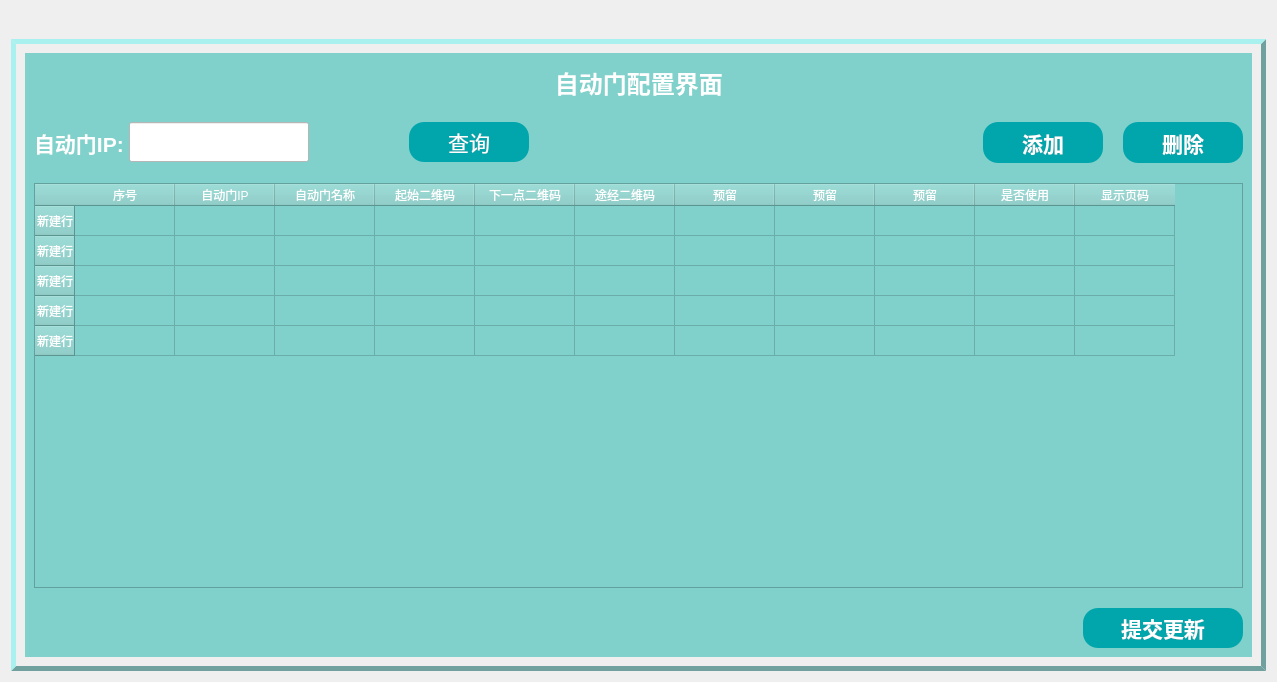
<?xml version="1.0" encoding="UTF-8"?>
<ui version="4.0">
 <class>system_door</class>
 <widget class="QWidget" name="system_door">
  <property name="geometry">
   <rect>
    <x>0</x>
    <y>0</y>
    <width>1277</width>
    <height>682</height>
   </rect>
  </property>
  <property name="windowTitle">
   <string>Form</string>
  </property>
  <layout class="QGridLayout" name="gridLayout">
   <item row="0" column="0">
    <widget class="QTabWidget" name="tabWidget">
     <property name="minimumSize">
      <size>
       <width>0</width>
       <height>300</height>
      </size>
     </property>
     <property name="font">
      <font>
       <family>Adobe Devanagari</family>
       <pointsize>15</pointsize>
       <weight>75</weight>
       <bold>true</bold>
      </font>
     </property>
     <property name="styleSheet">
      <string notr="true">QTabWidget::pane{
	border-width:5px;
	border-color:rgb(112, 161, 159);
	border-style: outset;
	background-color: rgb(132, 171, 208);
	background: transparent;
} 

QTabBar::tab{
	border-color:rgb(48, 104, 151);
	border-bottom-color: #00aa7f;
	border-top-left-radius: 10px;
	border-top-right-radius: 10px;
	max-width:30ex;
    min-width:30ex; 
	min-height:15px;
	font:18px Times New Roman;
	padding: 0px;
}
QTabBar::tab:hover{
	background:rgb(198, 197, 146);
    color:black;
}
QTabBar::tab:selected{
	border-color: black;
	background:green;
	color:white;
}
QTabWidget::tab-bar {
	border-top: 2px solid #E5E5E5;
	border-bottom: 2px solid #E5E5E5;
	border-left:1px solid #E5E5E5;
	alignment: left;
	font-size: 14px;
	background-color:#FFFFFF;
}</string>
     </property>
     <property name="currentIndex">
      <number>0</number>
     </property>
     <widget class="QWidget" name="tab_2">
      <attribute name="title">
       <string/>
      </attribute>
      <layout class="QGridLayout" name="gridLayout_2">
       <item row="0" column="0">
        <widget class="QWidget" name="widget_10" native="true">
         <property name="styleSheet">
          <string notr="true">background-color: rgb(128, 209, 203);</string>
         </property>
         <layout class="QGridLayout" name="gridLayout_17">
          <item row="0" column="0">
           <layout class="QVBoxLayout" name="verticalLayout_16" stretch="1,1,10,1">
            <property name="spacing">
             <number>20</number>
            </property>
            <item>
             <layout class="QHBoxLayout" name="horizontalLayout_55">
              <item>
               <spacer name="horizontalSpacer_30">
                <property name="orientation">
                 <enum>Qt::Horizontal</enum>
                </property>
                <property name="sizeHint" stdset="0">
                 <size>
                  <width>40</width>
                  <height>20</height>
                 </size>
                </property>
               </spacer>
              </item>
              <item>
               <widget class="QLabel" name="label_24">
                <property name="maximumSize">
                 <size>
                  <width>16777215</width>
                  <height>45</height>
                 </size>
                </property>
                <property name="font">
                 <font>
                  <pointsize>18</pointsize>
                  <weight>75</weight>
                  <bold>true</bold>
                 </font>
                </property>
                <property name="styleSheet">
                 <string notr="true">color:#ffffff</string>
                </property>
                <property name="text">
                 <string>   自动门配置界面   </string>
                </property>
               </widget>
              </item>
              <item>
               <spacer name="horizontalSpacer_31">
                <property name="orientation">
                 <enum>Qt::Horizontal</enum>
                </property>
                <property name="sizeHint" stdset="0">
                 <size>
                  <width>40</width>
                  <height>20</height>
                 </size>
                </property>
               </spacer>
              </item>
             </layout>
            </item>
            <item>
             <layout class="QHBoxLayout" name="horizontalLayout_56">
              <item>
               <layout class="QHBoxLayout" name="horizontalLayout_44" stretch="3,1">
                <property name="spacing">
                 <number>100</number>
                </property>
                <item>
                 <layout class="QHBoxLayout" name="horizontalLayout_50">
                  <property name="spacing">
                   <number>5</number>
                  </property>
                  <item>
                   <widget class="QLabel" name="label_68">
                    <property name="font">
                     <font>
                      <pointsize>16</pointsize>
                      <weight>75</weight>
                      <bold>true</bold>
                     </font>
                    </property>
                    <property name="styleSheet">
                     <string notr="true">color: white;  
</string>
                    </property>
                    <property name="text">
                     <string>自动门IP:</string>
                    </property>
                   </widget>
                  </item>
                  <item>
                   <widget class="QLineEdit" name="doorIP">
                    <property name="sizePolicy">
                     <sizepolicy hsizetype="Expanding" vsizetype="Preferred">
                      <horstretch>0</horstretch>
                      <verstretch>0</verstretch>
                     </sizepolicy>
                    </property>
                    <property name="minimumSize">
                     <size>
                      <width>180</width>
                      <height>30</height>
                     </size>
                    </property>
                    <property name="maximumSize">
                     <size>
                      <width>16777215</width>
                      <height>40</height>
                     </size>
                    </property>
                    <property name="font">
                     <font>
                      <pointsize>12</pointsize>
                     </font>
                    </property>
                    <property name="styleSheet">
                     <string notr="true">background-color: rgb(255, 255, 255);</string>
                    </property>
                    <property name="text">
                     <string/>
                    </property>
                    <property name="placeholderText">
                     <string/>
                    </property>
                   </widget>
                  </item>
                 </layout>
                </item>
                <item>
                 <widget class="QPushButton" name="query_door">
                  <property name="sizePolicy">
                   <sizepolicy hsizetype="Preferred" vsizetype="Preferred">
                    <horstretch>0</horstretch>
                    <verstretch>0</verstretch>
                   </sizepolicy>
                  </property>
                  <property name="minimumSize">
                   <size>
                    <width>120</width>
                    <height>40</height>
                   </size>
                  </property>
                  <property name="maximumSize">
                   <size>
                    <width>120</width>
                    <height>40</height>
                   </size>
                  </property>
                  <property name="font">
                   <font>
                    <pointsize>16</pointsize>
                   </font>
                  </property>
                  <property name="styleSheet">
                   <string notr="true">color: white;  
border: 2px groove gray;
border-radius:15px;border:none;
background-color: rgb(0, 166, 172);</string>
                  </property>
                  <property name="text">
                   <string>查询</string>
                  </property>
                 </widget>
                </item>
               </layout>
              </item>
              <item>
               <spacer name="horizontalSpacer_32">
                <property name="orientation">
                 <enum>Qt::Horizontal</enum>
                </property>
                <property name="sizeHint" stdset="0">
                 <size>
                  <width>40</width>
                  <height>20</height>
                 </size>
                </property>
               </spacer>
              </item>
              <item>
               <layout class="QHBoxLayout" name="horizontalLayout_59">
                <property name="spacing">
                 <number>20</number>
                </property>
                <item>
                 <widget class="QPushButton" name="add_door">
                  <property name="sizePolicy">
                   <sizepolicy hsizetype="Preferred" vsizetype="Preferred">
                    <horstretch>0</horstretch>
                    <verstretch>0</verstretch>
                   </sizepolicy>
                  </property>
                  <property name="minimumSize">
                   <size>
                    <width>120</width>
                    <height>40</height>
                   </size>
                  </property>
                  <property name="maximumSize">
                   <size>
                    <width>16777215</width>
                    <height>45</height>
                   </size>
                  </property>
                  <property name="font">
                   <font>
                    <pointsize>16</pointsize>
                    <weight>75</weight>
                    <bold>true</bold>
                   </font>
                  </property>
                  <property name="styleSheet">
                   <string notr="true">color: white;  
border: 2px groove gray;
border-radius:15px;border:none;
background-color: rgb(0, 166, 172);</string>
                  </property>
                  <property name="text">
                   <string>添加</string>
                  </property>
                 </widget>
                </item>
                <item>
                 <widget class="QPushButton" name="delete_door">
                  <property name="sizePolicy">
                   <sizepolicy hsizetype="Preferred" vsizetype="Preferred">
                    <horstretch>0</horstretch>
                    <verstretch>0</verstretch>
                   </sizepolicy>
                  </property>
                  <property name="minimumSize">
                   <size>
                    <width>120</width>
                    <height>0</height>
                   </size>
                  </property>
                  <property name="maximumSize">
                   <size>
                    <width>16777215</width>
                    <height>45</height>
                   </size>
                  </property>
                  <property name="font">
                   <font>
                    <pointsize>16</pointsize>
                    <weight>75</weight>
                    <bold>true</bold>
                   </font>
                  </property>
                  <property name="styleSheet">
                   <string notr="true">color: white;  
border: 2px groove gray;
border-radius:15px;border:none;
background-color: rgb(0, 166, 172);</string>
                  </property>
                  <property name="text">
                   <string>删除</string>
                  </property>
                 </widget>
                </item>
               </layout>
              </item>
             </layout>
            </item>
            <item>
             <widget class="QTableWidget" name="tableWidget_door">
              <property name="font">
               <font>
                <pointsize>12</pointsize>
               </font>
              </property>
              <property name="toolTip">
               <string>&lt;html&gt;&lt;head/&gt;&lt;body&gt;&lt;p&gt;当AGV小车执行到 起始二维码与 下一点二维码时，则会打开对应的自动门，当AGV小车离开途经二维码时，则会关闭自动门&lt;/p&gt;&lt;/body&gt;&lt;/html&gt;</string>
              </property>
              <property name="styleSheet">
               <string notr="true">color:#ffffff</string>
              </property>
              <row>
               <property name="text">
                <string>新建行</string>
               </property>
              </row>
              <row>
               <property name="text">
                <string>新建行</string>
               </property>
              </row>
              <row>
               <property name="text">
                <string>新建行</string>
               </property>
              </row>
              <row>
               <property name="text">
                <string>新建行</string>
               </property>
              </row>
              <row>
               <property name="text">
                <string>新建行</string>
               </property>
              </row>
              <column>
               <property name="text">
                <string>序号</string>
               </property>
              </column>
              <column>
               <property name="text">
                <string>自动门IP</string>
               </property>
              </column>
              <column>
               <property name="text">
                <string>自动门名称</string>
               </property>
              </column>
              <column>
               <property name="text">
                <string>起始二维码</string>
               </property>
              </column>
              <column>
               <property name="text">
                <string>下一点二维码</string>
               </property>
              </column>
              <column>
               <property name="text">
                <string>途经二维码</string>
               </property>
              </column>
              <column>
               <property name="text">
                <string>预留</string>
               </property>
              </column>
              <column>
               <property name="text">
                <string>预留</string>
               </property>
              </column>
              <column>
               <property name="text">
                <string>预留</string>
               </property>
              </column>
              <column>
               <property name="text">
                <string>是否使用</string>
               </property>
              </column>
              <column>
               <property name="text">
                <string>显示页码</string>
               </property>
              </column>
             </widget>
            </item>
            <item>
             <layout class="QHBoxLayout" name="horizontalLayout_60" stretch="10,1">
              <property name="spacing">
               <number>10</number>
              </property>
              <item>
               <spacer name="horizontalSpacer_33">
                <property name="orientation">
                 <enum>Qt::Horizontal</enum>
                </property>
                <property name="sizeHint" stdset="0">
                 <size>
                  <width>40</width>
                  <height>20</height>
                 </size>
                </property>
               </spacer>
              </item>
              <item>
               <layout class="QHBoxLayout" name="horizontalLayout_61" stretch="0">
                <property name="spacing">
                 <number>20</number>
                </property>
                <item>
                 <widget class="QPushButton" name="update_door">
                  <property name="sizePolicy">
                   <sizepolicy hsizetype="Preferred" vsizetype="Preferred">
                    <horstretch>0</horstretch>
                    <verstretch>0</verstretch>
                   </sizepolicy>
                  </property>
                  <property name="minimumSize">
                   <size>
                    <width>160</width>
                    <height>40</height>
                   </size>
                  </property>
                  <property name="maximumSize">
                   <size>
                    <width>16777215</width>
                    <height>45</height>
                   </size>
                  </property>
                  <property name="font">
                   <font>
                    <pointsize>16</pointsize>
                    <weight>75</weight>
                    <bold>true</bold>
                   </font>
                  </property>
                  <property name="styleSheet">
                   <string notr="true">color: white;  
border: 2px groove gray;
border-radius:15px;border:none;
background-color: rgb(0, 166, 172);</string>
                  </property>
                  <property name="text">
                   <string>提交更新</string>
                  </property>
                 </widget>
                </item>
               </layout>
              </item>
             </layout>
            </item>
           </layout>
          </item>
         </layout>
        </widget>
       </item>
      </layout>
     </widget>
    </widget>
   </item>
  </layout>
 </widget>
 <resources/>
 <connections/>
</ui>
